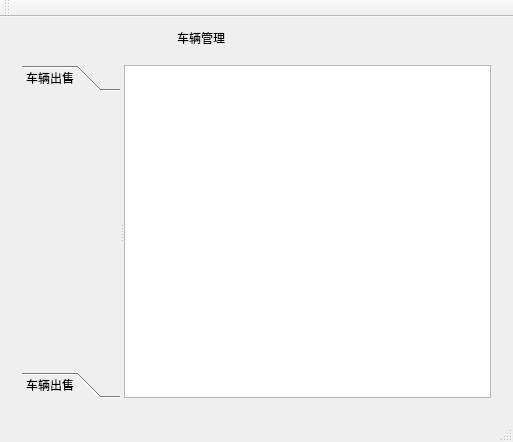
<?xml version="1.0" encoding="UTF-8"?>
<ui version="4.0">
 <class>MainWindow</class>
 <widget class="QMainWindow" name="MainWindow">
  <property name="geometry">
   <rect>
    <x>0</x>
    <y>0</y>
    <width>513</width>
    <height>442</height>
   </rect>
  </property>
  <property name="windowTitle">
   <string>MainWindow</string>
  </property>
  <widget class="QWidget" name="centralWidget">
   <layout class="QGridLayout" name="gridLayout">
    <item row="0" column="2">
     <spacer name="horizontalSpacer_2">
      <property name="orientation">
       <enum>Qt::Horizontal</enum>
      </property>
      <property name="sizeHint" stdset="0">
       <size>
        <width>158</width>
        <height>20</height>
       </size>
      </property>
     </spacer>
    </item>
    <item row="0" column="1">
     <widget class="QLabel" name="label">
      <property name="text">
       <string>车辆管理</string>
      </property>
     </widget>
    </item>
    <item row="0" column="0">
     <spacer name="horizontalSpacer">
      <property name="orientation">
       <enum>Qt::Horizontal</enum>
      </property>
      <property name="sizeHint" stdset="0">
       <size>
        <width>158</width>
        <height>20</height>
       </size>
      </property>
     </spacer>
    </item>
    <item row="1" column="0" colspan="3">
     <widget class="QStackedWidget" name="stackedWidget">
      <property name="sizePolicy">
       <sizepolicy hsizetype="Preferred" vsizetype="Preferred">
        <horstretch>200</horstretch>
        <verstretch>0</verstretch>
       </sizepolicy>
      </property>
      <property name="currentIndex">
       <number>0</number>
      </property>
      <widget class="QWidget" name="car">
       <layout class="QGridLayout" name="gridLayout_2">
        <item row="0" column="0">
         <widget class="QSplitter" name="splitter">
          <property name="orientation">
           <enum>Qt::Horizontal</enum>
          </property>
          <widget class="QToolBox" name="toolBox">
           <property name="currentIndex">
            <number>0</number>
           </property>
           <widget class="QWidget" name="">
            <property name="geometry">
             <rect>
              <x>0</x>
              <y>0</y>
              <width>100</width>
              <height>268</height>
             </rect>
            </property>
            <attribute name="label">
             <string>车辆出售</string>
            </attribute>
           </widget>
           <widget class="QWidget" name="page_4">
            <property name="geometry">
             <rect>
              <x>0</x>
              <y>0</y>
              <width>100</width>
              <height>268</height>
             </rect>
            </property>
            <attribute name="label">
             <string>车辆出售</string>
            </attribute>
           </widget>
          </widget>
          <widget class="QTextEdit" name="textEdit">
           <property name="readOnly">
            <bool>true</bool>
           </property>
          </widget>
         </widget>
        </item>
       </layout>
      </widget>
      <widget class="QWidget" name="calc"/>
     </widget>
    </item>
   </layout>
  </widget>
  <widget class="QMenuBar" name="menuBar">
   <property name="geometry">
    <rect>
     <x>0</x>
     <y>0</y>
     <width>513</width>
     <height>23</height>
    </rect>
   </property>
  </widget>
  <widget class="QToolBar" name="mainToolBar">
   <attribute name="toolBarArea">
    <enum>TopToolBarArea</enum>
   </attribute>
   <attribute name="toolBarBreak">
    <bool>false</bool>
   </attribute>
  </widget>
  <widget class="QStatusBar" name="statusBar"/>
 </widget>
 <layoutdefault spacing="6" margin="11"/>
 <resources/>
 <connections/>
</ui>
